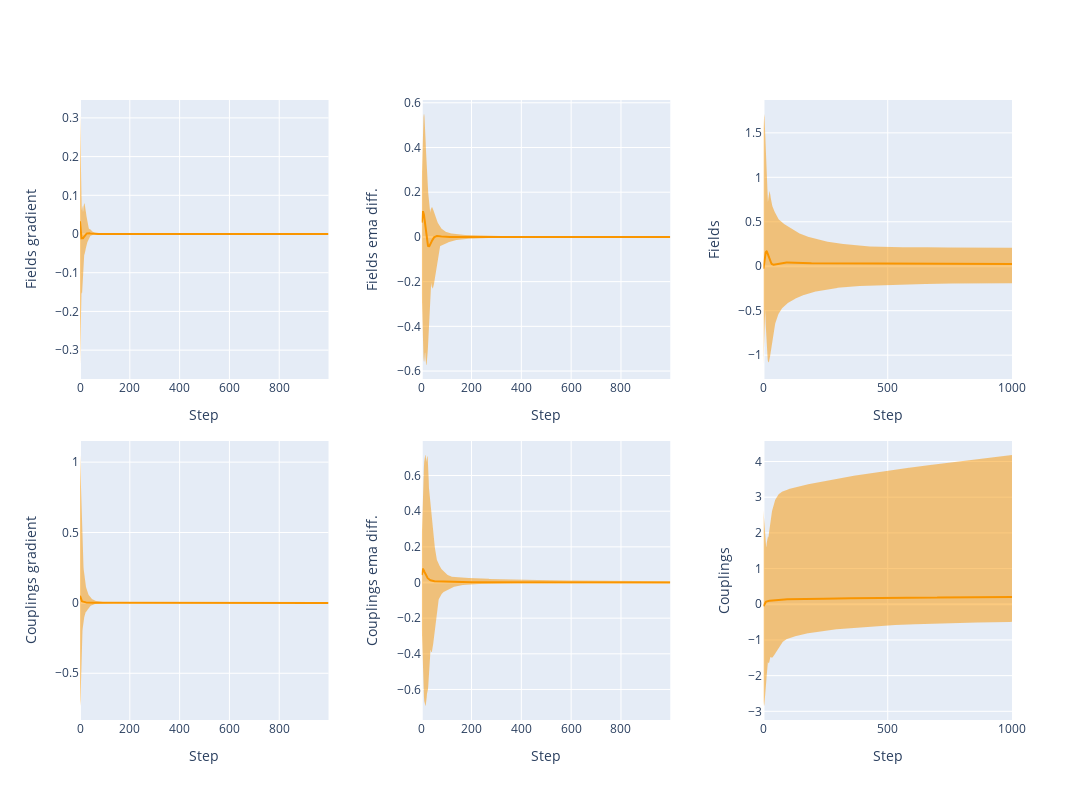

The notebook cell saved with this chart:
### Code cell
layout_spec = {
    (1, 1): {'data': pl_fitter.fields_grads, 'label': 'Fields gradient'},
    (2, 1): {'data': pl_fitter.couplings_grads, 'label': 'Couplings gradient'},
    (1, 2): {'data': pl_fitter.fields_diffs, 'label': 'Fields EMA diff.'},
    (2, 2): {'data': pl_fitter.couplings_diffs, 'label': 'Couplings EMA diff.'},
    (1, 3): {'data': pl_fitter.fields_history, 'label': 'Fields'},
    (2, 3): {'data': pl_fitter.couplings_history, 'label': 'Couplings'},
    #(3, 2) : {'data': pl_fitter.llhs, 'label': 'LLHs'}
}

plot_generalized(layout_spec)

### Figure 1 — Plotly figure (JSON) as saved in the notebook; plotly's stock layout.template omitted (floating-point values rounded to 4 significant figures; data arrays with more than 128 entries replaced by an {"elided": "..."} marker saying what was removed)
{"data": [{"line": {"color": "rgba(250, 150, 0, 1)"}, "mode": "lines", "name": "Av. Fields gradient", "type": "scatter", "x": {"elided": "999 int values"}, "xaxis": "x", "y": {"elided": "999 float values"}, "yaxis": "y"}, {"hoverinfo": "skip", "line": {"width": 0}, "mode": "lines", "type": "scatter", "x": {"elided": "999 int values"}, "xaxis": "x", "y": {"elided": "999 float values"}, "yaxis": "y"}, {"fill": "tonexty", "fillcolor": "rgba(250, 150, 0, 0.5)", "hoverinfo": "skip", "line": {"width": 0}, "mode": "lines", "type": "scatter", "x": {"elided": "999 int values"}, "xaxis": "x", "y": {"elided": "999 float values"}, "yaxis": "y"}, {"line": {"color": "rgba(250, 150, 0, 1)"}, "mode": "lines", "name": "Av. Couplings gradient", "type": "scatter", "x": {"elided": "999 int values"}, "xaxis": "x4", "y": {"elided": "999 float values"}, "yaxis": "y4"}, {"hoverinfo": "skip", "line": {"width": 0}, "mode": "lines", "type": "scatter", "x": {"elided": "999 int values"}, "xaxis": "x4", "y": {"elided": "999 float values"}, "yaxis": "y4"}, {"fill": "tonexty", "fillcolor": "rgba(250, 150, 0, 0.5)", "hoverinfo": "skip", "line": {"width": 0}, "mode": "lines", "type": "scatter", "x": {"elided": "999 int values"}, "xaxis": "x4", "y": {"elided": "999 float values"}, "yaxis": "y4"}, {"line": {"color": "rgba(250, 150, 0, 1)"}, "mode": "lines", "name": "Av. Fields EMA diff.", "type": "scatter", "x": {"elided": "999 int values"}, "xaxis": "x2", "y": {"elided": "999 float values"}, "yaxis": "y2"}, {"hoverinfo": "skip", "line": {"width": 0}, "mode": "lines", "type": "scatter", "x": {"elided": "999 int values"}, "xaxis": "x2", "y": {"elided": "999 float values"}, "yaxis": "y2"}, {"fill": "tonexty", "fillcolor": "rgba(250, 150, 0, 0.5)", "hoverinfo": "skip", "line": {"width": 0}, "mode": "lines", "type": "scatter", "x": {"elided": "999 int values"}, "xaxis": "x2", "y": {"elided": "999 float values"}, "yaxis": "y2"}, {"line": {"color": "rgba(250, 150, 0, 1)"}, "mode": "lines", "name": "Av. Couplings EMA diff.", "type": "scatter", "x": {"elided": "999 int values"}, "xaxis": "x5", "y": {"elided": "999 float values"}, "yaxis": "y5"}, {"hoverinfo": "skip", "line": {"width": 0}, "mode": "lines", "type": "scatter", "x": {"elided": "999 int values"}, "xaxis": "x5", "y": {"elided": "999 float values"}, "yaxis": "y5"}, {"fill": "tonexty", "fillcolor": "rgba(250, 150, 0, 0.5)", "hoverinfo": "skip", "line": {"width": 0}, "mode": "lines", "type": "scatter", "x": {"elided": "999 int values"}, "xaxis": "x5", "y": {"elided": "999 float values"}, "yaxis": "y5"}, {"line": {"color": "rgba(250, 150, 0, 1)"}, "mode": "lines", "name": "Av. Fields", "type": "scatter", "x": {"elided": "1001 int values"}, "xaxis": "x3", "y": {"elided": "1001 float values"}, "yaxis": "y3"}, {"hoverinfo": "skip", "line": {"width": 0}, "mode": "lines", "type": "scatter", "x": {"elided": "1001 int values"}, "xaxis": "x3", "y": {"elided": "1001 float values"}, "yaxis": "y3"}, {"fill": "tonexty", "fillcolor": "rgba(250, 150, 0, 0.5)", "hoverinfo": "skip", "line": {"width": 0}, "mode": "lines", "type": "scatter", "x": {"elided": "1001 int values"}, "xaxis": "x3", "y": {"elided": "1001 float values"}, "yaxis": "y3"}, {"line": {"color": "rgba(250, 150, 0, 1)"}, "mode": "lines", "name": "Av. Couplings", "type": "scatter", "x": {"elided": "1001 int values"}, "xaxis": "x6", "y": {"elided": "1001 float values"}, "yaxis": "y6"}, {"hoverinfo": "skip", "line": {"width": 0}, "mode": "lines", "type": "scatter", "x": {"elided": "1001 int values"}, "xaxis": "x6", "y": {"elided": "1001 float values"}, "yaxis": "y6"}, {"fill": "tonexty", "fillcolor": "rgba(250, 150, 0, 0.5)", "hoverinfo": "skip", "line": {"width": 0}, "mode": "lines", "type": "scatter", "x": {"elided": "1001 int values"}, "xaxis": "x6", "y": {"elided": "1001 float values"}, "yaxis": "y6"}], "layout": {"height": 800, "showlegend": false, "width": 1200, "xaxis": {"anchor": "y", "domain": [0, 0.2667], "title": {"text": "Step"}}, "xaxis2": {"anchor": "y2", "domain": [0.3667, 0.6333], "title": {"text": "Step"}}, "xaxis3": {"anchor": "y3", "domain": [0.7333, 1], "title": {"text": "Step"}}, "xaxis4": {"anchor": "y4", "domain": [0, 0.2667], "title": {"text": "Step"}}, "xaxis5": {"anchor": "y5", "domain": [0.3667, 0.6333], "title": {"text": "Step"}}, "xaxis6": {"anchor": "y6", "domain": [0.7333, 1], "title": {"text": "Step"}}, "yaxis": {"anchor": "x", "domain": [0.55, 1], "title": {"text": "Fields gradient"}}, "yaxis2": {"anchor": "x2", "domain": [0.55, 1], "title": {"text": "Fields ema diff."}}, "yaxis3": {"anchor": "x3", "domain": [0.55, 1], "title": {"text": "Fields"}}, "yaxis4": {"anchor": "x4", "domain": [0, 0.45], "title": {"text": "Couplings gradient"}}, "yaxis5": {"anchor": "x5", "domain": [0, 0.45], "title": {"text": "Couplings ema diff."}}, "yaxis6": {"anchor": "x6", "domain": [0, 0.45], "title": {"text": "Couplings"}}}}
